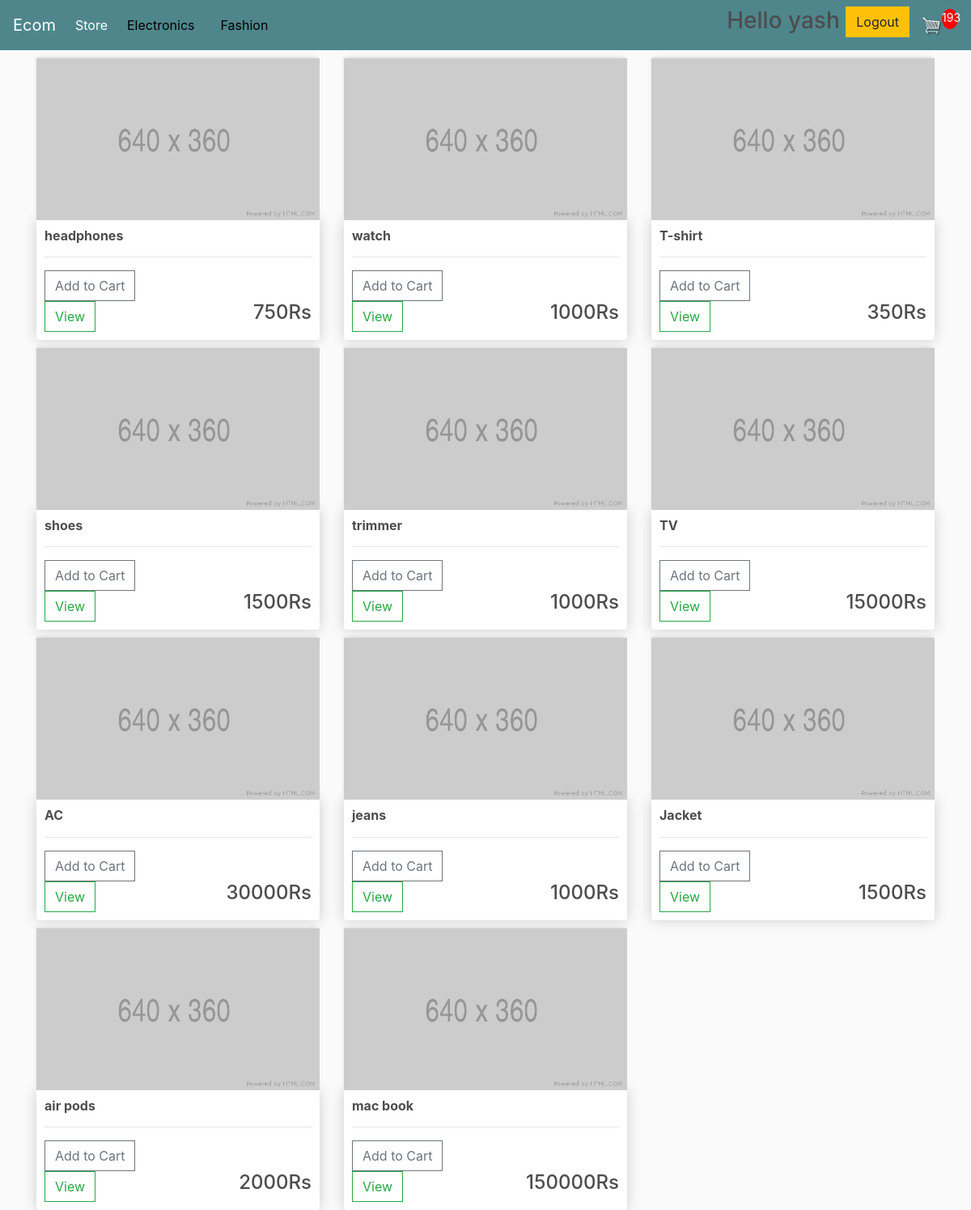
The app's page / (signed in) with its own data.
### store/models.py (models this page shows, shortened)
class Product(models.Model):
	name = models.CharField(max_length=200)
	price = models.IntegerField()
	digital = models.BooleanField(default=False,null=True, blank=True)
	title = models.CharField(max_length=100,null=True)

### store/views.py (the view)
# urls.py: path('', views.store, name="store"),
def store(request):
	if request.user.is_authenticated:
		if Customer.objects.filter(user=request.user).exists():
			customer = Customer.objects.get(user=request.user)
		else:
			customer = Customer.objects.create(user=request.user,email = request.user.email,name = request.user.first_name)
			print(customer)
			customer.save()
		order,created = Order.objects.get_or_create(customer=customer,complete=False)
		items = order.orderitem_set.all()
		cartitems = order.get_cart_items
	else:
		items = []
		order = {'get_cart_total':0,'get_cart_items':0,'shipping':False}
		cartitems = order['get_cart_items']
	prdt = Product.objects.all();
	return render(request,'store.html',{'product':prdt,'cartitems':cartitems})

### store/models.py (called while the page is built)
	@property
	def get_cart_items(self):
		orderitems = self.orderitem_set.all()
		sum=0
		for item in orderitems:
			sum = sum + item.quantity
		return sum

### store/templates/store.html (shortened to what this page needs)
{% extends 'main.html' %}
{% load static %}
{% block content %}
	<div class="row">
		{% for i in product %}
			<div class="col-lg-4">
				<img class="thumbnail" src="{% static 'images/placeholder.png' %}">
				<div class="box-element product">
					<h6><strong>{{i.name}}</strong></h6>
					<hr>
					<form action="{% url 'add' %}" method="post">
						<button value={{i.id}} name = 'try' class="btn btn-outline-secondary add-btn" data-action="add" type="submit">Add to Cart</button>
					</form>
					<a class="btn btn-outline-success" href="#">View</a>
					<h4 style="display: inline-block; float: right">{{i.price}}Rs</h4>
				</div>
			</div>
		{% endfor %}
	</div>
{% endblock content %}

### store/templates/main.html (shortened to what this page needs)
{% load static %}
<!DOCTYPE html>
<html>
    <head>
	    <link rel="stylesheet" href="https://stackpath.bootstrapcdn.com/bootstrap/4.1.3/css/bootstrap.min.css">
		<link rel="stylesheet" href="https://stackpath.bootstrapcdn.com/bootstrap/4.4.1/css/bootstrap.min.css">
		<link rel="stylesheet" type="text/css" href="{% static 'css/main.css' %}">
    </head>
    <body>
    	<nav class="navbar navbar-expand-lg navbar-dark bg-dark">
	  <a class="navbar-brand" href="{% url 'store' %}">Ecom</a>
	  <div class="collapse navbar-collapse" id="navbarSupportedContent">
	    <ul class="navbar-nav mr-auto">
	      <li class="nav-item active">
	        <a class="nav-link" href="{% url 'store' %}">Store <span class="sr-only">(current)</span></a>
	      </li>
	      <li class="nav-item active">
	      	<form action="{% url 'filters' %}" method="post">
	        	<button class="navbar navbar-expand-lg navbar-dark" style="background-color: #4f868c; border-color: #4f868c; border-width: 0" name="type" value="electronics" type="submit">Electronics <span class="sr-only">(current)</span></button>
	        </form>
	      </li>
	      <li class="nav-item active">
	        <form action="{% url 'filters' %}" method="post">
	        	 <button class="navbar navbar-expand-lg navbar-dark" style="background-color: #4f868c; border-color: #4f868c; border-width: 0" name="type" value="fashion" type="submit"> Fashion <span class="sr-only">(current)</span></button>
	        </form>
	      </li>
	    </ul>
	    <div class="form-inline my-2 my-lg-0">
	    	{% if user.is_authenticated %}
		    	<h3>Hello {{user.username}}
		    	<a href="{% url 'logout' %}"class="btn btn-warning">Logout</a></h3>
	    	{% else %}
	    		<h3>
		     	<a href="{% url 'login' %}"class="btn btn-warning">Login</a>
		     	<a href="{% url 'register' %}"class="btn btn-warning">Register</a>
		     	</h3>
	     	{% endif %}
	     	<a href="{% url 'cart' %}">
	    		<img  id="cart-icon" src="{% static 'images/cart.png' %}">
	    	</a>
	    	<p id="cart-total">{{cartitems}}</p>
	    </div>
	  	</div>
		</nav>
    	<div class="container">
    		{% block content %}
    		{% endblock content %}
    	</div>
    </body>
</html>

### static/css/main.css (style rules this page uses)
body { background-color: hsl(0, 0%, 98%); }
h1,h2,h3,h4,h5,h6 { color:hsl(0, 0%, 30%); }
.box-element { box-shadow:hsl(0, 0%, 80%) 0 0 16px; background-color: #fff; border-radius: 4px; padding: 10px; }
.thumbnail { width: 100%; height: 200px; -webkit-box-shadow: -1px -3px 5px -2px rgba(214,214,214,1); -moz-box-shadow: -1px -3px 5px -2px rgba(214,214,214,1); box-shadow: -1px -3px 5px -2px rgba(214,214,214,1); }
.product { border-radius: 0 0 4px 4px; }
.bg-dark { background-color: #4f868c!important; }
#cart-icon { width:25px; display: inline-block; margin-left: 15px; }
#cart-total { display: block; text-align: center; color:#fff; background-color: red; width: 20px; height: 25px; border-radius: 50%; font-size: 14px; }
.col-lg-4, .col-lg-6, .col-lg-8, .col-lg-12 { margin-top: 10px; }
.btn { border-radius: 0; }

### records on screen
Product: name "headphones", {{ i.id }} 1 (drawn), price "750"
Product: name "watch", {{ i.id }} 2 (drawn), price "1000"
Product: name "T-shirt", {{ i.id }} 3 (drawn), price "350"
Product: name "shoes", {{ i.id }} 4 (drawn), price "1500"
Product: name "trimmer", {{ i.id }} 5 (drawn), price "1000"
Product: name "TV", {{ i.id }} 6 (drawn), price "15000"
Product: name "AC", {{ i.id }} 7 (drawn), price "30000"
Product: name "jeans", {{ i.id }} 8 (drawn), price "1000"
Product: name "Jacket", {{ i.id }} 9 (drawn), price "1500"
Product: name "air pods", {{ i.id }} 10 (drawn), price "2000"
Product: name "mac book", {{ i.id }} 11 (drawn), price "150000"

### other values on screen
{{ user.username }} "yash"
{{ cartitems }} "193"
